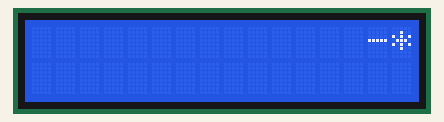
Recording of a sketch running on a simulated Arduino Uno, built with avr-gcc and run on an emulated ATmega328P. Parts: 16×2 character LCD.

Above: at 8.03 s.
At 11.95 s:
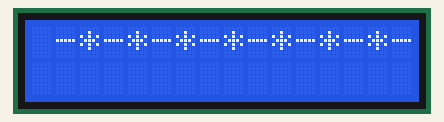
At 15.86 s:
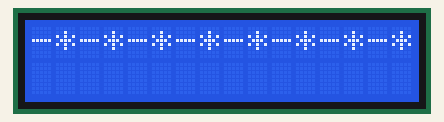
At 19.77 s:
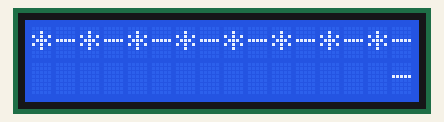
At 23.68 s:
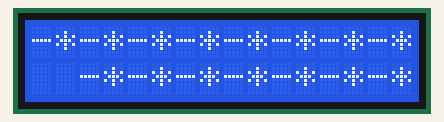
At 39.63 s:
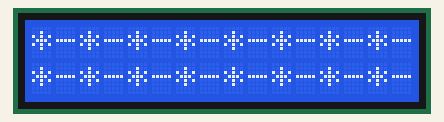

The sketch:

LCD_Tester.ino.ino
```cpp
#include <Wire.h>
#include <LiquidCrystal_I2C.h>

LiquidCrystal_I2C lcd(0x27,16,2);  // set the LCD address to 0x27 for a 16 chars and 2 line display

void setup()
{
  lcd.init();                      // initialize the lcd

  // Print a message to the LCD.
  lcd.backlight();
  lcd.autoscroll();
}
bool star;

void loop()
{
  delay(300);
  if(star)
    lcd.print("*");
  else
    lcd.print("-");
  star = !star;
}
```
